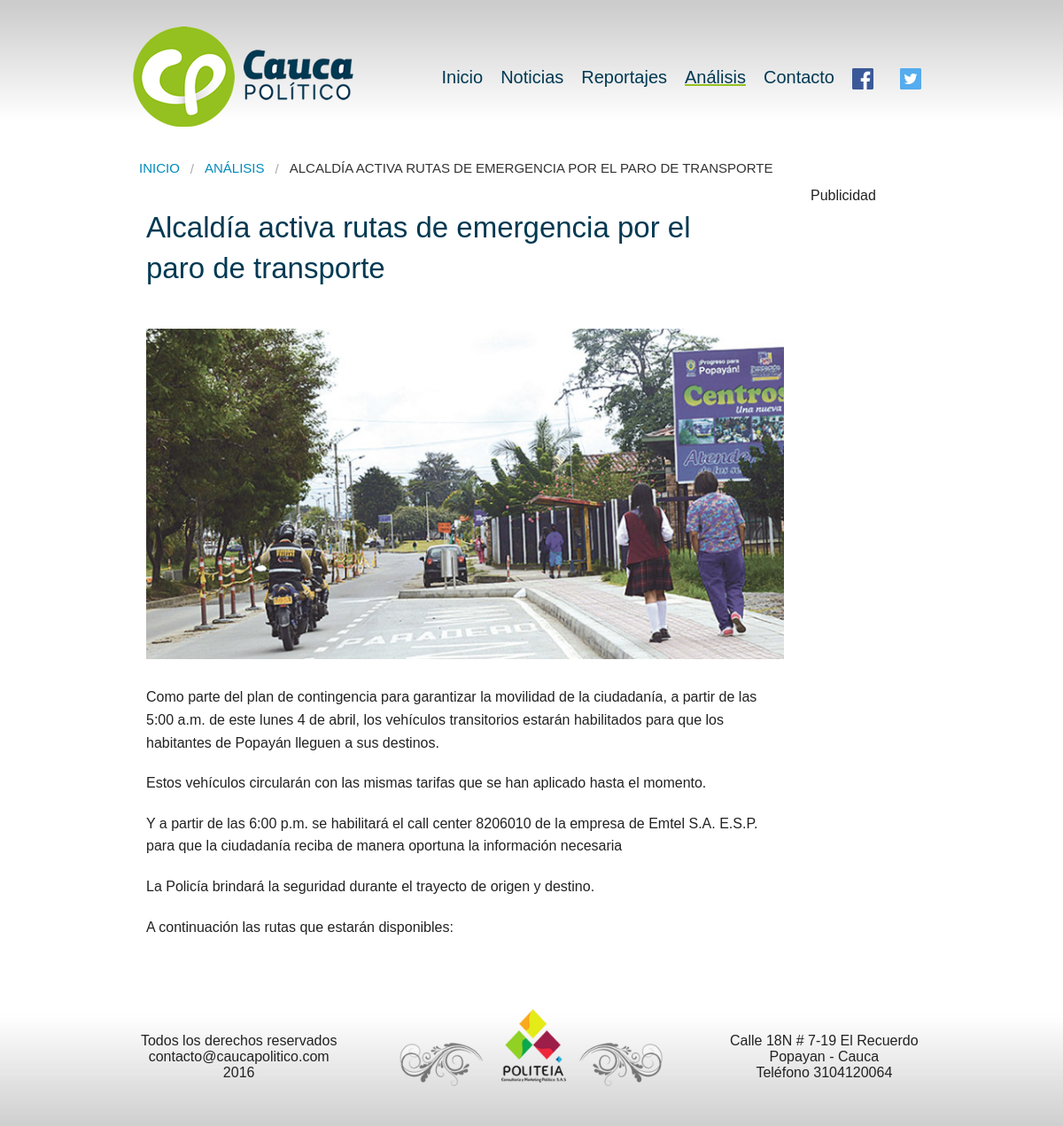
The page /analisis/articulo/68 on the database its author committed.
### tables this page shows
CREATE TABLE `articulos` (
  `id` int(11) NOT NULL,
  `fecha` date NOT NULL,
  `tipo_articulo` int(11) NOT NULL,
  `titulo` varchar(90) NOT NULL,
  `descripcion` varchar(200) NOT NULL,
  `texto` varchar(9000) NOT NULL,
  `youtube` varchar(50) NOT NULL,
  `file` varchar(30) NOT NULL
);

### application/controllers/Analisis.php (called while the page is built, shortened)
<?php
class Analisis extends CI_Controller {
	public function articulo($id)
	{
		$data_menu["menu"] = 3;
		$data_menu["id"] = $id;
		$this -> load -> view('head', $data_menu);
		$data['id'] = $id;
		$this -> load -> view('analisis-articulo', $data);
		$this -> load -> view('foot');
	}
}
?>

### index.php (called while the page is built, shortened)
<?php
require_once BASEPATH.'core/CodeIgniter.php';

### application/views/analisis-articulo.php (the view, shortened to what this page needs)
<?php
    $result = $this -> db
                    -> order_by("id", "desc")
                    -> where("id=".$id)
                    -> get('articulos');
    $articulo = $result -> row_array();
?>
	<div id="content">
		<nav class="breadcrumbs">
		  <a href="/">Inicio</a>
              <a href="/noticias/">Análisis</a>
		  <a class="current" href="#"><?php echo $articulo["titulo"];?></a>
		</nav>
		<div class="articulo">
			<div class="column small-12 large-10 content">
                <h1><?php echo $articulo["titulo"];?></h1>
                <?php
                if($articulo["youtube"]==""){
                    ?>
                    <img src="/uploads/<?php echo $articulo["id"];?>.jpg">
                    <?php
                }
                ?>
                <div>
                    <?php echo $articulo["texto"];?>
                </div>
			</div>
			<div class="column large-2 banner" style="padding-top:5px; padding-bottom:10px;">
				<div id="pub2" class="show-for-large-up">Publicidad
				</div>
			</div>
		</div>
	</div>
    <br>
    <br>
    <br>
    <br>
    <br>

### theme/css/stylesheets/basic.css (style rules this page uses)
body,h1 { font-family:Arial }
body { background:url("../../img/background.png") repeat-x }
#body #content { clear:both }
#body #content h1 { color:#003952;font-size:33px;display:inline-block;padding-right:75px;margin:10px 0 10px 5px;clear:both }
.breadcrumbs { border:0px;padding-left:7px;background:none }
.breadcrumbs a { font-size:15px }
.articulo h1 { margin:30px 0px 15px 0px !important }
.articulo img { margin:30px 0px !important;width:100% }

### rows shown on the page
articulos: titulo "ALCALDÍA ACTIVA RUTAS DE EMERGENCIA POR EL PARO DE TRANSPORTE", titulo "Alcaldía activa rutas de emergencia por el paro de transporte", texto "Como parte del plan de contingencia para garantizar la movilidad de la ciudadanía, a partir de las 5:00 a.m. de este lunes 4 de abril, los vehículos transitorios estarán habilitados para que los habitantes de Popayán lleguen a sus destinos. Estos vehículos circularán con las mismas tarifas que se han aplicado hasta el momento. Y a partir de las 6:00 p.m. se habilitará el call center 8206010 de la empresa de Emtel S.A. E.S.P. para que la ciudadanía reciba de manera oportuna la información necesaria La Policía brindará la seguridad durante el trayecto de origen y destino. A continuación las rutas que estarán disponibles:"
